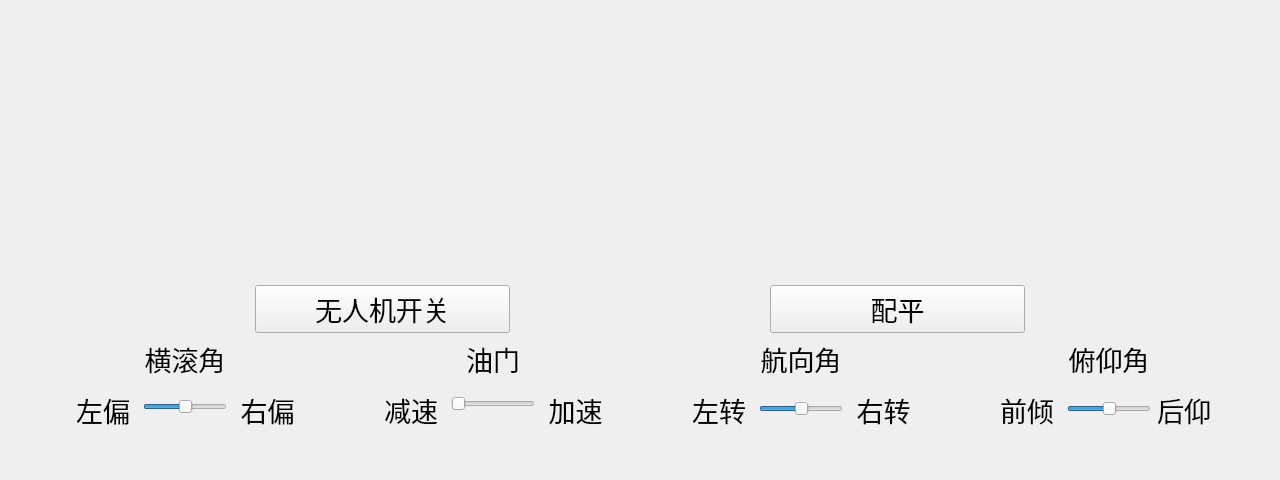
<?xml version="1.0" encoding="UTF-8"?>
<ui version="4.0">
 <class>MainWindow</class>
 <widget class="QMainWindow" name="MainWindow">
  <property name="geometry">
   <rect>
    <x>0</x>
    <y>0</y>
    <width>1280</width>
    <height>480</height>
   </rect>
  </property>
  <property name="windowTitle">
   <string>MainWindow</string>
  </property>
  <widget class="QWidget" name="centralwidget">
   <layout class="QGridLayout" name="gridLayout_2" rowstretch="10,0,0">
    <property name="leftMargin">
     <number>0</number>
    </property>
    <property name="topMargin">
     <number>1</number>
    </property>
    <property name="rightMargin">
     <number>0</number>
    </property>
    <property name="bottomMargin">
     <number>0</number>
    </property>
    <item row="0" column="0">
     <widget class="QLabel" name="TotalPic">
      <property name="styleSheet">
       <string notr="true">image: url(:/new/prefix1/Total.png);</string>
      </property>
      <property name="text">
       <string/>
      </property>
      <property name="alignment">
       <set>Qt::AlignHCenter|Qt::AlignTop</set>
      </property>
     </widget>
    </item>
    <item row="2" column="0">
     <layout class="QHBoxLayout" name="horizontalLayout_2" stretch="0,0,0,0,0,0,0,0,0,0,0,0,0,0,0,0,0">
      <property name="sizeConstraint">
       <enum>QLayout::SetNoConstraint</enum>
      </property>
      <item>
       <spacer name="horizontalSpacer_5">
        <property name="orientation">
         <enum>Qt::Horizontal</enum>
        </property>
        <property name="sizeHint" stdset="0">
         <size>
          <width>40</width>
          <height>20</height>
         </size>
        </property>
       </spacer>
      </item>
      <item>
       <widget class="QLabel" name="label">
        <property name="sizePolicy">
         <sizepolicy hsizetype="Expanding" vsizetype="Expanding">
          <horstretch>0</horstretch>
          <verstretch>0</verstretch>
         </sizepolicy>
        </property>
        <property name="font">
         <font>
          <pointsize>20</pointsize>
         </font>
        </property>
        <property name="text">
         <string>左偏</string>
        </property>
        <property name="alignment">
         <set>Qt::AlignCenter</set>
        </property>
       </widget>
      </item>
      <item>
       <layout class="QVBoxLayout" name="verticalLayout_2" stretch="2,1,2,4">
        <property name="spacing">
         <number>4</number>
        </property>
        <property name="leftMargin">
         <number>0</number>
        </property>
        <item>
         <widget class="QLabel" name="label_9">
          <property name="sizePolicy">
           <sizepolicy hsizetype="Expanding" vsizetype="Expanding">
            <horstretch>0</horstretch>
            <verstretch>0</verstretch>
           </sizepolicy>
          </property>
          <property name="font">
           <font>
            <pointsize>20</pointsize>
           </font>
          </property>
          <property name="text">
           <string>横滚角</string>
          </property>
          <property name="alignment">
           <set>Qt::AlignHCenter|Qt::AlignTop</set>
          </property>
         </widget>
        </item>
        <item>
         <spacer name="verticalSpacer_2">
          <property name="orientation">
           <enum>Qt::Vertical</enum>
          </property>
          <property name="sizeHint" stdset="0">
           <size>
            <width>20</width>
            <height>40</height>
           </size>
          </property>
         </spacer>
        </item>
        <item>
         <widget class="QSlider" name="RollSlider">
          <property name="sizePolicy">
           <sizepolicy hsizetype="Expanding" vsizetype="Fixed">
            <horstretch>0</horstretch>
            <verstretch>0</verstretch>
           </sizepolicy>
          </property>
          <property name="minimumSize">
           <size>
            <width>0</width>
            <height>0</height>
           </size>
          </property>
          <property name="minimum">
           <number>1000</number>
          </property>
          <property name="maximum">
           <number>2000</number>
          </property>
          <property name="sliderPosition">
           <number>1500</number>
          </property>
          <property name="orientation">
           <enum>Qt::Horizontal</enum>
          </property>
         </widget>
        </item>
        <item>
         <spacer name="verticalSpacer">
          <property name="orientation">
           <enum>Qt::Vertical</enum>
          </property>
          <property name="sizeType">
           <enum>QSizePolicy::Expanding</enum>
          </property>
          <property name="sizeHint" stdset="0">
           <size>
            <width>20</width>
            <height>40</height>
           </size>
          </property>
         </spacer>
        </item>
       </layout>
      </item>
      <item>
       <widget class="QLabel" name="label_2">
        <property name="sizePolicy">
         <sizepolicy hsizetype="Expanding" vsizetype="Preferred">
          <horstretch>0</horstretch>
          <verstretch>0</verstretch>
         </sizepolicy>
        </property>
        <property name="font">
         <font>
          <pointsize>20</pointsize>
         </font>
        </property>
        <property name="text">
         <string>右偏</string>
        </property>
        <property name="alignment">
         <set>Qt::AlignCenter</set>
        </property>
       </widget>
      </item>
      <item>
       <spacer name="horizontalSpacer_6">
        <property name="orientation">
         <enum>Qt::Horizontal</enum>
        </property>
        <property name="sizeHint" stdset="0">
         <size>
          <width>40</width>
          <height>20</height>
         </size>
        </property>
       </spacer>
      </item>
      <item>
       <widget class="QLabel" name="label_3">
        <property name="sizePolicy">
         <sizepolicy hsizetype="Expanding" vsizetype="Preferred">
          <horstretch>0</horstretch>
          <verstretch>0</verstretch>
         </sizepolicy>
        </property>
        <property name="font">
         <font>
          <pointsize>20</pointsize>
         </font>
        </property>
        <property name="text">
         <string>减速</string>
        </property>
        <property name="alignment">
         <set>Qt::AlignCenter</set>
        </property>
       </widget>
      </item>
      <item>
       <layout class="QVBoxLayout" name="verticalLayout_3" stretch="2,1,2,4">
        <property name="spacing">
         <number>0</number>
        </property>
        <property name="leftMargin">
         <number>0</number>
        </property>
        <item>
         <widget class="QLabel" name="label_10">
          <property name="sizePolicy">
           <sizepolicy hsizetype="Expanding" vsizetype="Expanding">
            <horstretch>0</horstretch>
            <verstretch>0</verstretch>
           </sizepolicy>
          </property>
          <property name="font">
           <font>
            <pointsize>20</pointsize>
           </font>
          </property>
          <property name="text">
           <string>油门</string>
          </property>
          <property name="alignment">
           <set>Qt::AlignHCenter|Qt::AlignTop</set>
          </property>
         </widget>
        </item>
        <item>
         <spacer name="verticalSpacer_3">
          <property name="orientation">
           <enum>Qt::Vertical</enum>
          </property>
          <property name="sizeType">
           <enum>QSizePolicy::Expanding</enum>
          </property>
          <property name="sizeHint" stdset="0">
           <size>
            <width>20</width>
            <height>40</height>
           </size>
          </property>
         </spacer>
        </item>
        <item>
         <widget class="QSlider" name="ThrottleSlider">
          <property name="sizePolicy">
           <sizepolicy hsizetype="Expanding" vsizetype="Fixed">
            <horstretch>0</horstretch>
            <verstretch>0</verstretch>
           </sizepolicy>
          </property>
          <property name="minimum">
           <number>1000</number>
          </property>
          <property name="maximum">
           <number>1400</number>
          </property>
          <property name="sliderPosition">
           <number>1000</number>
          </property>
          <property name="orientation">
           <enum>Qt::Horizontal</enum>
          </property>
          <property name="invertedAppearance">
           <bool>false</bool>
          </property>
          <property name="invertedControls">
           <bool>false</bool>
          </property>
         </widget>
        </item>
        <item>
         <spacer name="verticalSpacer_4">
          <property name="orientation">
           <enum>Qt::Vertical</enum>
          </property>
          <property name="sizeHint" stdset="0">
           <size>
            <width>20</width>
            <height>40</height>
           </size>
          </property>
         </spacer>
        </item>
       </layout>
      </item>
      <item>
       <widget class="QLabel" name="label_4">
        <property name="sizePolicy">
         <sizepolicy hsizetype="Expanding" vsizetype="Preferred">
          <horstretch>0</horstretch>
          <verstretch>0</verstretch>
         </sizepolicy>
        </property>
        <property name="font">
         <font>
          <pointsize>20</pointsize>
         </font>
        </property>
        <property name="text">
         <string>加速</string>
        </property>
        <property name="alignment">
         <set>Qt::AlignCenter</set>
        </property>
       </widget>
      </item>
      <item>
       <spacer name="horizontalSpacer_7">
        <property name="orientation">
         <enum>Qt::Horizontal</enum>
        </property>
        <property name="sizeHint" stdset="0">
         <size>
          <width>40</width>
          <height>20</height>
         </size>
        </property>
       </spacer>
      </item>
      <item>
       <widget class="QLabel" name="label_5">
        <property name="sizePolicy">
         <sizepolicy hsizetype="Expanding" vsizetype="Preferred">
          <horstretch>0</horstretch>
          <verstretch>0</verstretch>
         </sizepolicy>
        </property>
        <property name="font">
         <font>
          <pointsize>20</pointsize>
         </font>
        </property>
        <property name="text">
         <string>左转</string>
        </property>
        <property name="alignment">
         <set>Qt::AlignCenter</set>
        </property>
       </widget>
      </item>
      <item>
       <layout class="QVBoxLayout" name="verticalLayout_4" stretch="2,1,2,4">
        <property name="leftMargin">
         <number>0</number>
        </property>
        <item>
         <widget class="QLabel" name="label_12">
          <property name="sizePolicy">
           <sizepolicy hsizetype="Expanding" vsizetype="Expanding">
            <horstretch>0</horstretch>
            <verstretch>0</verstretch>
           </sizepolicy>
          </property>
          <property name="font">
           <font>
            <pointsize>20</pointsize>
           </font>
          </property>
          <property name="text">
           <string>航向角</string>
          </property>
          <property name="alignment">
           <set>Qt::AlignHCenter|Qt::AlignTop</set>
          </property>
         </widget>
        </item>
        <item>
         <spacer name="verticalSpacer_6">
          <property name="orientation">
           <enum>Qt::Vertical</enum>
          </property>
          <property name="sizeHint" stdset="0">
           <size>
            <width>20</width>
            <height>40</height>
           </size>
          </property>
         </spacer>
        </item>
        <item>
         <widget class="QSlider" name="YawSlider">
          <property name="sizePolicy">
           <sizepolicy hsizetype="Expanding" vsizetype="Fixed">
            <horstretch>0</horstretch>
            <verstretch>0</verstretch>
           </sizepolicy>
          </property>
          <property name="minimum">
           <number>1000</number>
          </property>
          <property name="maximum">
           <number>2000</number>
          </property>
          <property name="sliderPosition">
           <number>1500</number>
          </property>
          <property name="orientation">
           <enum>Qt::Horizontal</enum>
          </property>
         </widget>
        </item>
        <item>
         <spacer name="verticalSpacer_5">
          <property name="orientation">
           <enum>Qt::Vertical</enum>
          </property>
          <property name="sizeHint" stdset="0">
           <size>
            <width>20</width>
            <height>40</height>
           </size>
          </property>
         </spacer>
        </item>
       </layout>
      </item>
      <item>
       <widget class="QLabel" name="label_6">
        <property name="sizePolicy">
         <sizepolicy hsizetype="Expanding" vsizetype="Preferred">
          <horstretch>0</horstretch>
          <verstretch>0</verstretch>
         </sizepolicy>
        </property>
        <property name="font">
         <font>
          <pointsize>20</pointsize>
         </font>
        </property>
        <property name="text">
         <string>右转</string>
        </property>
        <property name="alignment">
         <set>Qt::AlignCenter</set>
        </property>
       </widget>
      </item>
      <item>
       <spacer name="horizontalSpacer_8">
        <property name="orientation">
         <enum>Qt::Horizontal</enum>
        </property>
        <property name="sizeHint" stdset="0">
         <size>
          <width>40</width>
          <height>20</height>
         </size>
        </property>
       </spacer>
      </item>
      <item>
       <widget class="QLabel" name="label_7">
        <property name="sizePolicy">
         <sizepolicy hsizetype="Expanding" vsizetype="Preferred">
          <horstretch>0</horstretch>
          <verstretch>0</verstretch>
         </sizepolicy>
        </property>
        <property name="font">
         <font>
          <pointsize>20</pointsize>
         </font>
        </property>
        <property name="text">
         <string>前倾</string>
        </property>
        <property name="alignment">
         <set>Qt::AlignCenter</set>
        </property>
       </widget>
      </item>
      <item>
       <layout class="QVBoxLayout" name="verticalLayout_5" stretch="2,1,2,4">
        <property name="leftMargin">
         <number>0</number>
        </property>
        <item>
         <widget class="QLabel" name="label_11">
          <property name="font">
           <font>
            <pointsize>20</pointsize>
           </font>
          </property>
          <property name="text">
           <string>俯仰角</string>
          </property>
          <property name="alignment">
           <set>Qt::AlignHCenter|Qt::AlignTop</set>
          </property>
         </widget>
        </item>
        <item>
         <spacer name="verticalSpacer_8">
          <property name="orientation">
           <enum>Qt::Vertical</enum>
          </property>
          <property name="sizeHint" stdset="0">
           <size>
            <width>20</width>
            <height>40</height>
           </size>
          </property>
         </spacer>
        </item>
        <item>
         <widget class="QSlider" name="PitchSlider">
          <property name="sizePolicy">
           <sizepolicy hsizetype="Expanding" vsizetype="Fixed">
            <horstretch>0</horstretch>
            <verstretch>0</verstretch>
           </sizepolicy>
          </property>
          <property name="minimum">
           <number>1000</number>
          </property>
          <property name="maximum">
           <number>2000</number>
          </property>
          <property name="sliderPosition">
           <number>1500</number>
          </property>
          <property name="tracking">
           <bool>true</bool>
          </property>
          <property name="orientation">
           <enum>Qt::Horizontal</enum>
          </property>
          <property name="tickPosition">
           <enum>QSlider::NoTicks</enum>
          </property>
         </widget>
        </item>
        <item>
         <spacer name="verticalSpacer_7">
          <property name="orientation">
           <enum>Qt::Vertical</enum>
          </property>
          <property name="sizeHint" stdset="0">
           <size>
            <width>20</width>
            <height>40</height>
           </size>
          </property>
         </spacer>
        </item>
       </layout>
      </item>
      <item>
       <widget class="QLabel" name="label_8">
        <property name="font">
         <font>
          <pointsize>20</pointsize>
         </font>
        </property>
        <property name="text">
         <string>后仰</string>
        </property>
        <property name="alignment">
         <set>Qt::AlignCenter</set>
        </property>
       </widget>
      </item>
      <item>
       <spacer name="horizontalSpacer_4">
        <property name="orientation">
         <enum>Qt::Horizontal</enum>
        </property>
        <property name="sizeHint" stdset="0">
         <size>
          <width>40</width>
          <height>20</height>
         </size>
        </property>
       </spacer>
      </item>
     </layout>
    </item>
    <item row="1" column="0">
     <layout class="QHBoxLayout" name="horizontalLayout">
      <property name="sizeConstraint">
       <enum>QLayout::SetDefaultConstraint</enum>
      </property>
      <item>
       <spacer name="horizontalSpacer_2">
        <property name="orientation">
         <enum>Qt::Horizontal</enum>
        </property>
        <property name="sizeHint" stdset="0">
         <size>
          <width>40</width>
          <height>20</height>
         </size>
        </property>
       </spacer>
      </item>
      <item>
       <widget class="QPushButton" name="SwichButton">
        <property name="sizePolicy">
         <sizepolicy hsizetype="Expanding" vsizetype="Expanding">
          <horstretch>0</horstretch>
          <verstretch>0</verstretch>
         </sizepolicy>
        </property>
        <property name="font">
         <font>
          <pointsize>20</pointsize>
         </font>
        </property>
        <property name="text">
         <string>无人机开关</string>
        </property>
       </widget>
      </item>
      <item>
       <spacer name="horizontalSpacer_3">
        <property name="orientation">
         <enum>Qt::Horizontal</enum>
        </property>
        <property name="sizeHint" stdset="0">
         <size>
          <width>40</width>
          <height>20</height>
         </size>
        </property>
       </spacer>
      </item>
      <item>
       <widget class="QPushButton" name="zeroButton">
        <property name="sizePolicy">
         <sizepolicy hsizetype="Expanding" vsizetype="Expanding">
          <horstretch>0</horstretch>
          <verstretch>0</verstretch>
         </sizepolicy>
        </property>
        <property name="font">
         <font>
          <pointsize>20</pointsize>
         </font>
        </property>
        <property name="text">
         <string>配平</string>
        </property>
        <property name="iconSize">
         <size>
          <width>20</width>
          <height>20</height>
         </size>
        </property>
       </widget>
      </item>
      <item>
       <spacer name="horizontalSpacer">
        <property name="orientation">
         <enum>Qt::Horizontal</enum>
        </property>
        <property name="sizeHint" stdset="0">
         <size>
          <width>40</width>
          <height>20</height>
         </size>
        </property>
       </spacer>
      </item>
     </layout>
    </item>
   </layout>
  </widget>
 </widget>
 <resources/>
 <connections/>
</ui>
